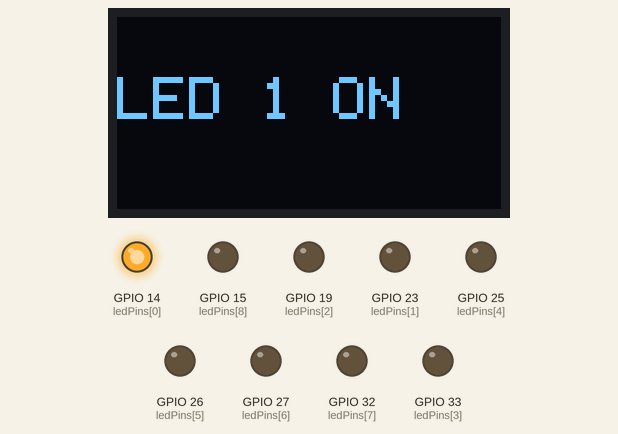
A sketch run on a simulated ESP32. On the bench: 128×64 one-colour display, output pins drawn as LEDs (lit = HIGH).

Above: at 0.1 s.
At 4.2 s:
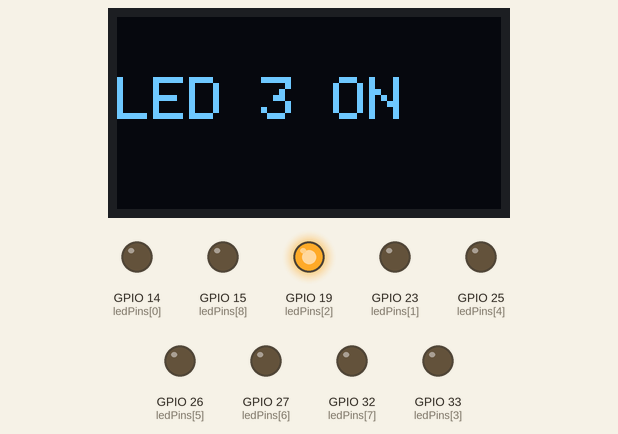
At 8.2 s:
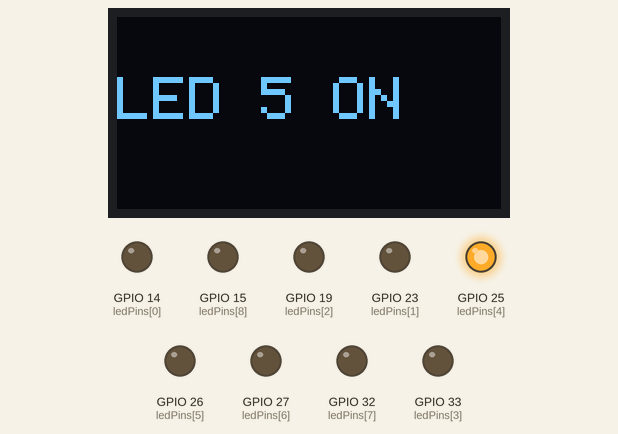
At 16.3 s:
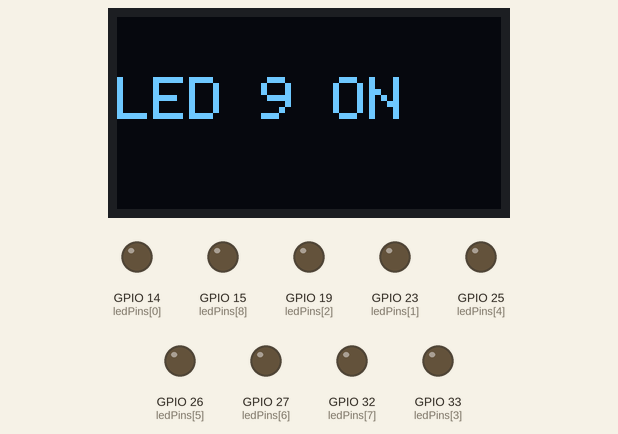
At 26.4 s:
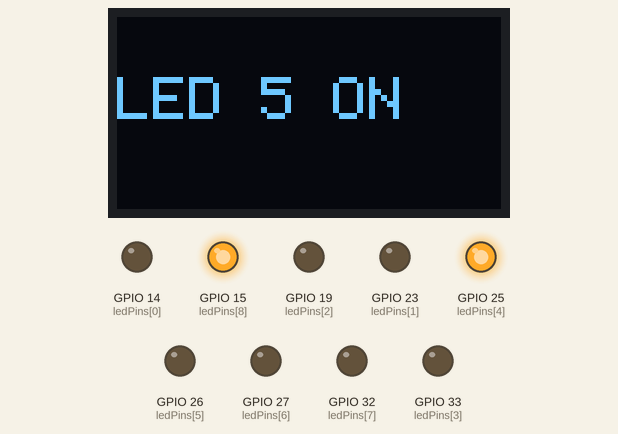
At 36.6 s:
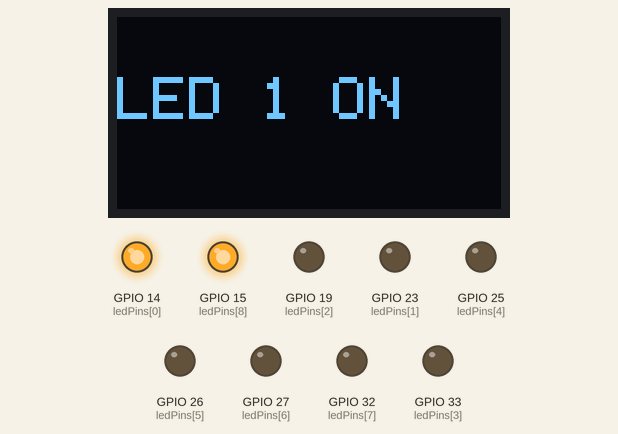
Timing chart, 0 to 40.0 s (numbered marks = the images above):
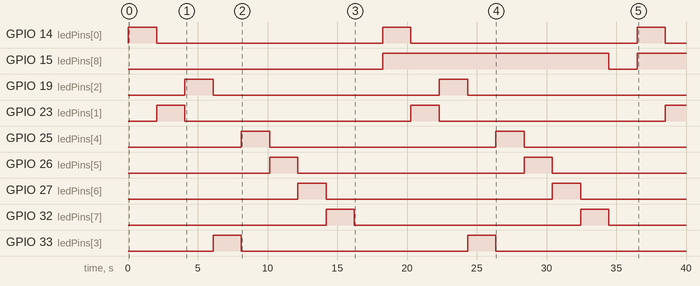

The sketch:

affichage_led_par_led_sur_ecran.ino
```cpp
#include <Wire.h>
#include <Adafruit_GFX.h> //blibliotèque assurant la compatibilité des écrans, pour la graphie
#include <Adafruit_SSD1306.h> // blibliotèque pour le matériel

// Dimensions de l'écran
#define SCREEN_WIDTH 128
#define SCREEN_HEIGHT 64
#define OLED_ADDR 0x3C

// Initialisation de l'écran OLED
Adafruit_SSD1306 display(SCREEN_WIDTH, SCREEN_HEIGHT, &Wire, -1);

// Tableau des broches des 9 LED
const int ledPins[9] = {14, 23, 19, 33, 25, 26, 27, 32, 15};

void setup() {
  Serial.begin(115200); // vitesse de transmission

  // Initialiser toutes les broches comme sorties
  for (int i = 0; i < 9; i++) {
    pinMode(ledPins[i], OUTPUT);
    digitalWrite(ledPins[i], LOW); // Éteindre au départ
  }
 digitalWrite(ledPins[9], HIGH);
  // Initialisation de l'écran OLED
  if (!display.begin(SSD1306_SWITCHCAPVCC, OLED_ADDR)) { // bloucle display.begin signifie inisiation de l'écran 0x3C
    Serial.println(F("Échec initialisation OLED")); // affiche message erreur si problème
    while (true); // boucle infinie, bloque le programme pour éviter qu'il ne fonctionne sans l'écran
  }

  display.clearDisplay();
  display.setTextSize(2); // Texte plus grand pour une seule ligne
  display.setTextColor(SSD1306_WHITE);
}

void loop() {
  for (int i = 0; i < 8; i++) {
    // Allumer la LED courante
    digitalWrite(ledPins[i], HIGH);

    // Afficher le numéro de la LED sur l'écran
    display.clearDisplay();
    display.setCursor(0, 20); // Position centrale
    display.print("LED ");
    display.print(i + 1);
    display.println(" ON");
    display.display();

    // Attendre 2 secondes
    delay(2000);

    // Éteindre la LED
    digitalWrite(ledPins[i], LOW);

  }
  digitalWrite(ledPins[8], LOW);
  display.clearDisplay();
    display.setCursor(0, 20); // Position centrale
    display.print("LED ");
    display.print(9);
    display.println(" ON");
    display.display();
    delay(2000);

    digitalWrite(ledPins[8], HIGH);


}
```

Measured:
- by itself, GPIO 15 (ledPins[8]): LOW → HIGH at 18.3 s, → LOW 16.2 s later, → HIGH 2.0 s later
- by itself, GPIO 14 (ledPins[0]), GPIO 19 (ledPins[2]), GPIO 23 (ledPins[1]), GPIO 25 (ledPins[4]), GPIO 26 (ledPins[5]), GPIO 27 (ledPins[6]), GPIO 32 (ledPins[7]), GPIO 33 (ledPins[3]): alternates HIGH for 2.0 s and LOW for 16.2 s
- what the display in image 1 shows lasts 2.0 s, from 4.1 s to 6.1 s
